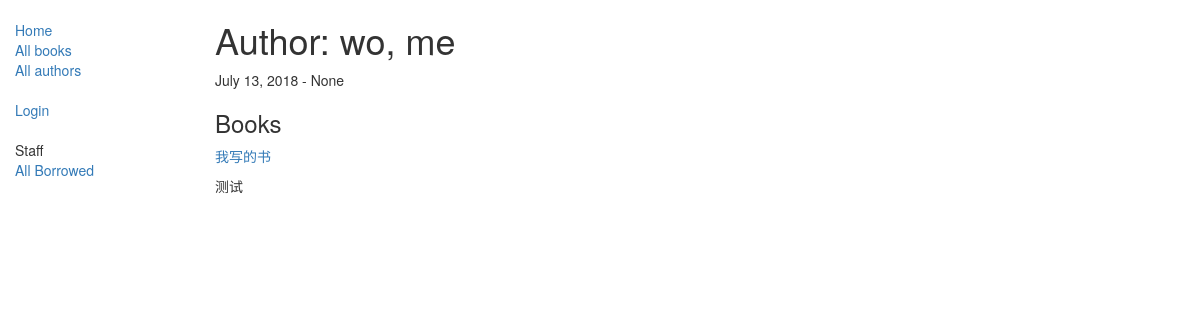
The app's page /catalog/author/5, older data.
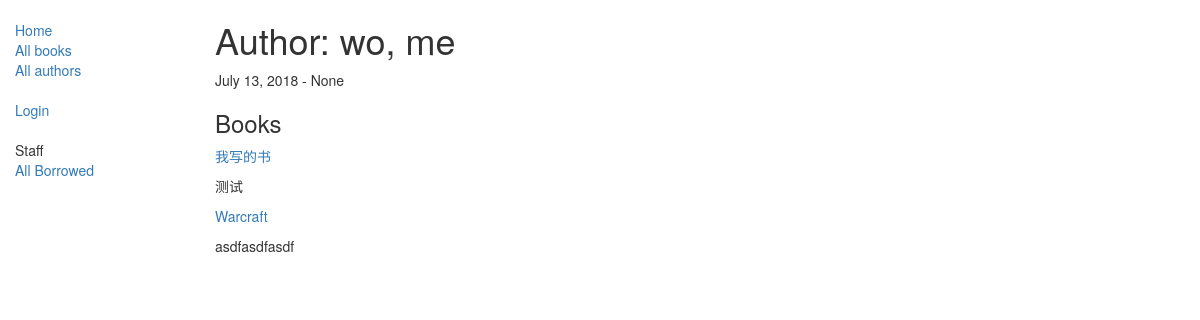
The same page, newer data.
### catalog/models.py (models this page shows, shortened)
class Book(models.Model):
    title = models.CharField(max_length=200)
    author = models.ForeignKey('Author', on_delete=models.SET_NULL, null=True)
    summary = models.TextField(max_length=1000, help_text="Enter a brief description of the book")
    isbn = models.CharField('ISBN',max_length=13, help_text='13 Character <a href="https://www.isbn-international.org/content/what-isbn">ISBN number</a>')
    genre = models.ManyToManyField(Genre, help_text="Select a genre for this book")
    def get_absolute_url(self):
        return reverse('book-detail', args=[str(self.id)])
    def display_genre(self):
        """
        Creates a string for the Genre. This is required to display genre in Admin.
        """
        return ', '.join([ genre.name for genre in self.genre.all()[:3] ])
    display_genre.short_description = 'Genre'

### catalog/views.py (the view)
# urls.py: path('author/<int:pk>', views.AuthorDetailView.as_view(), name='author-detail'),
class AuthorDetailView(generic.DetailView):
    model = Author

### catalog/models.py (called while the page is built)
    def __str__(self):
        return '%s, %s' % (self.last_name, self.first_name)

### catalog/templates/catalog/author_detail.html
{% extends "base_generic.html" %}
{% block content %}
  <h1>Author: {{ object }}</h1>
  <p>{{object.date_of_birth}} -  {{object.date_of_death}}</p>
    <h3>Books</h3>
    {% for book in author.book_set.all %}
        <p>
            <a href="{{ book.get_absolute_url }}">{{ book.title }}</a>
        </p>
        <p>{{ book.summary }}</p>
    {% endfor %}
{% endblock %}

Row changes from the older to the newer data that the page shows:
added Book: title "Warcraft", summary "asdfasdfasdf"
